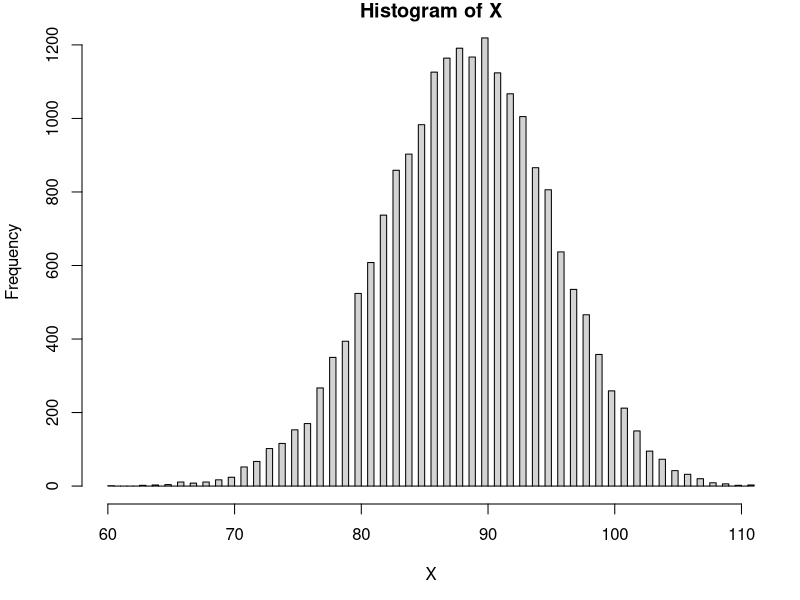
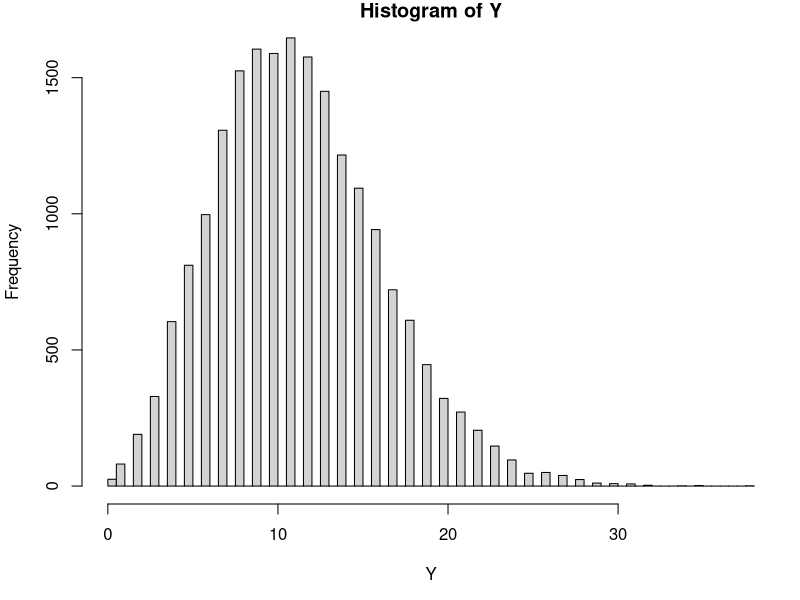
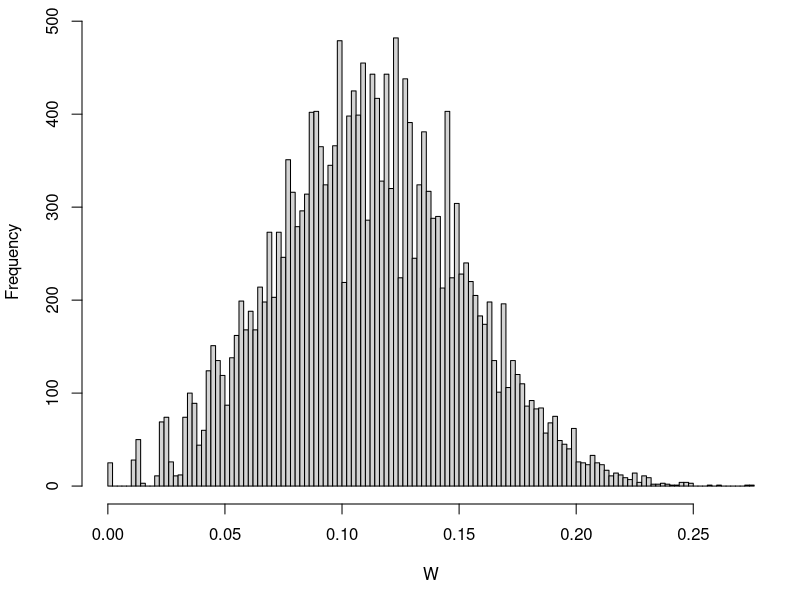
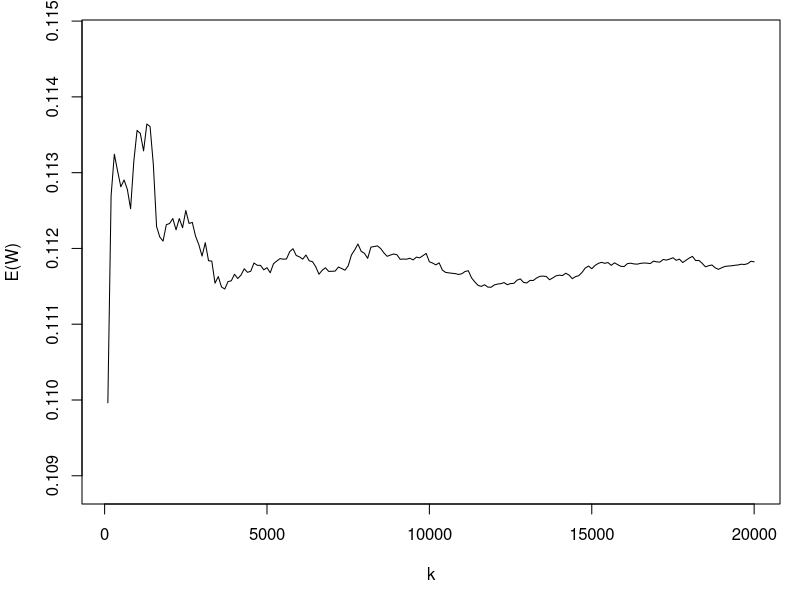

Here is the R script that generated these plots, in order:


# Simulacao de Sistema de atendimento

rm(list=ls())

n = 6
lambda = 2 # taxa de chegada é de lambda no intervalo estimado
th = 2

IT = 50 # tempo total (em minutos, horas etc.)
N = 20000 # número de simulações realizadas

# Simulacao de uma sequencia de requisicoes no intervalo de 
# tempo especificado
Simula_Interv_Tempo = function(n, th, lambda, IT ) {
  tempdisp = rep(0, n) # t do slide, passo 3
  x=y=0
  Tr = 0 # tempo de chegada da ultima requisicao
  z = rexp(1, lambda) # gera um elemento com taxa de chegada lambda
  
  # geracao de nova requisicao
  while (Tr+z <= IT) { # testa se a requisicao chegou dentro do intervalo considerado
    Tr = Tr+z
    idxdisp = which(tempdisp<=Tr)
    #browser()
    if (length(idxdisp)>0) { # Existe ao menos uma linha disponivel
      lindisp = idxdisp[1]
      tempdisp[lindisp] = Tr+th
      x = x+1
    } else { # Nenhuma linha disponivel; rejeita
      y = y+1
    }
    #print(tempdisp)
    #browser()
    z = rexp(1, lambda)
  }
  return(list(x=x, y=y))
}

Simula_Repeticoes = function(n, th, lambda, IT, N) {
  X = rep(0,N)
  Y = rep(0,N)
  for (i in 1:N) {
    Atendimentos = Simula_Interv_Tempo(n, th, lambda, IT) 
    #browser()
    X[i] = Atendimentos$x
    Y[i] = Atendimentos$y
    if (i%%100==0) print(i)
  }
  return(list(X=X, Y=Y))
}

MC_Atend = Simula_Repeticoes(n, th, lambda, IT, N)

X = MC_Atend$X
Y = MC_Atend$Y
W = Y/(X+Y)
print(c(mean(X), mean(Y), mean(W)))

# Caso eu queira gerar os graficos em png
#grwidth = 700
#grheight = 400
#nmarq = paste('HistX_', n, '_', lambda, '_', th, '.png', sep='')
#png(filename=nmarq, width = grwidth, height = grheight, pointsize = 14)
#par(mai=c(1.2,1.3,1,0.2))

par(mai=c(0.96, 0.82, 0.2, 0.2))
hist(X, 100)
#dev.off()

browser()

hist(Y, 100)
hist(W, 100, main='')

iters = seq(100, N, by=100)
qtiter = length(iters)
mw = rep(0, qtiter)

for (i in 1:qtiter) {
  Natu = iters[i]
  mw[i] = sum(W[1:Natu])/Natu
}

plot(iters, mw, type='l', xlab='k', ylab='E(W)', main='', ylim=c(min(mw)*0.99, max(mw)*1.01))





